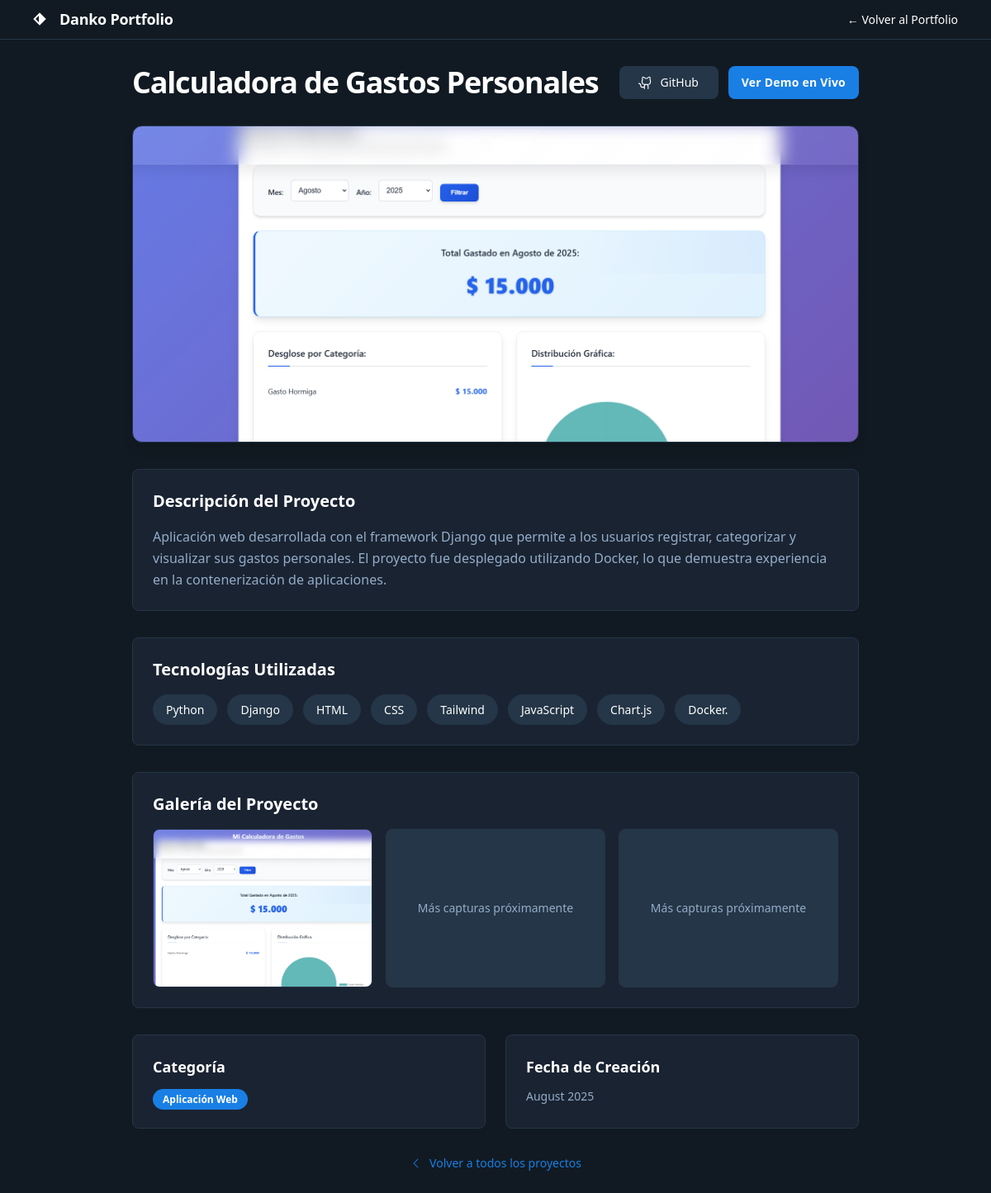
The app's page /proyecto/2/ with its own data.
### projects/models.py (models this page shows, shortened)
class Project(models.Model):
    CATEGORY_CHOICES = [
        ('web_app', 'Aplicación Web'),
        ('api', 'API REST'),
        ('automation', 'Automatización'),
        ('iot', 'IoT'),
        ('other', 'Otro'),
    ]
    name = models.CharField(max_length=200)
    description = models.TextField()
    short_description = models.CharField(max_length=150, help_text="Descripción corta para preview", blank=True)
    image = models.ImageField(upload_to='project_images/', blank=True, null=True)
    github_link = models.URLField(max_length=200, blank=True, null=True)
    demo_link = models.URLField(max_length=200, blank=True, null=True)
    technologies = models.CharField(max_length=200, help_text="Comma-separated list of technologies (e.g., Python, Django, PostgreSQL)")
    category = models.CharField(max_length=20, choices=CATEGORY_CHOICES, default='web_app')
    featured = models.BooleanField(default=False, help_text="Marcar como proyecto destacado")
    achievements = models.TextField(blank=True, help_text="Logros específicos del proyecto (separados por líneas)")
    created_date = models.DateField(default=timezone.now)
    order = models.IntegerField(default=0, help_text="Orden de visualización (menor número = primero)")
    class Meta:
        ordering = ['-featured', 'order', '-created_date']
    @property
    def technologies_list(self):
        if self.technologies:
            return [tech.strip() for tech in self.technologies.split(',')]
        return []

### projects/views.py (the view)
# urls.py: path('proyecto/<int:project_id>/', views.project_detail, name='project_detail'),
def project_detail(request, project_id):
    project = get_object_or_404(Project, id=project_id)
    return render(request, 'project_detail.html', {'project': project})

### templates/project_detail.html (shortened to what this page needs)
{% extends 'base.html' %}
{% load static %}
{% block content %}
<div class="relative flex size-full min-h-screen flex-col bg-[#111a22] dark group/design-root overflow-x-hidden" style='font-family: Manrope, "Noto Sans", sans-serif;'>
  <div class="layout-container flex h-full grow flex-col">
    <header class="flex items-center justify-between whitespace-nowrap border-b border-solid border-b-[#243647] px-10 py-3">
      <div class="flex items-center gap-4 text-white">
        <div class="size-4">
        </div>
        <h2 class="text-white text-lg font-bold leading-tight tracking-[-0.015em]">Danko Portfolio</h2>
      </div>
      <div class="flex flex-1 justify-end gap-8">
        <div class="flex items-center gap-9">
          <a class="text-white text-sm font-medium leading-normal hover:text-[#197fe5]" href="{% url 'home' %}">← Volver al Portfolio</a>
        </div>
      </div>
    </header>
    <div class="px-10 lg:px-40 flex flex-1 justify-center py-8">
      <div class="layout-content-container flex flex-col max-w-[1200px] flex-1">
        <div class="flex flex-col lg:flex-row lg:items-center justify-between gap-4 mb-8">
          <div class="flex items-center gap-3">
            <h1 class="text-white text-3xl lg:text-4xl font-black leading-tight tracking-[-0.033em]">
              {{ project.name }}
            </h1>
          </div>
          <div class="flex gap-3">
            {% if project.github_link %}
            <a href="{{ project.github_link }}" target="_blank" class="flex min-w-[120px] cursor-pointer items-center justify-center overflow-hidden rounded-lg h-10 px-4 bg-[#243647] hover:bg-[#2d3748] text-white gap-2 text-sm font-medium leading-normal transition-all duration-200">
              <span>GitHub</span>
            </a>
            {% endif %}
            {% if project.demo_link %}
            <a href="{{ project.demo_link }}" target="_blank" class="flex min-w-[120px] cursor-pointer items-center justify-center overflow-hidden rounded-lg h-10 px-4 bg-[#197fe5] hover:bg-[#1565c0] text-white text-sm font-bold leading-normal tracking-[0.015em] transition-all duration-200">
              <span>Ver Demo en Vivo</span>
            </a>
            {% endif %}
          </div>
        </div>
        {% if project.image %}
        <div class="mb-8">
          <div class="w-full h-64 lg:h-96 bg-center bg-no-repeat bg-cover rounded-xl border border-[#243647] shadow-lg" style='background-image: url("{{ project.image.url }}");'></div>
        </div>
        {% endif %}
        <div class="bg-[#1a2332] rounded-lg p-6 mb-8 border border-[#243647]">
          <h2 class="text-white text-xl font-bold mb-4">Descripción del Proyecto</h2>
          <p class="text-[#93adc8] text-base leading-relaxed">{{ project.description }}</p>
        </div>
        {% if project.technologies %}
        <div class="bg-[#1a2332] rounded-lg p-6 mb-8 border border-[#243647]">
          <h2 class="text-white text-xl font-bold mb-4">Tecnologías Utilizadas</h2>
          <div class="flex gap-3 flex-wrap">
            {% for tech in project.technologies_list %}
            <span class="text-white text-sm font-medium leading-normal bg-[#243647] hover:bg-[#197fe5] transition-colors duration-200 rounded-full px-4 py-2">{{ tech }}</span>
            {% endfor %}
          </div>
        </div>
        {% endif %}
        <div class="bg-[#1a2332] rounded-lg p-6 mb-8 border border-[#243647]">
          <h2 class="text-white text-xl font-bold mb-4">Galería del Proyecto</h2>
          <div class="grid grid-cols-1 md:grid-cols-2 lg:grid-cols-3 gap-4">
            {% if project.image %}
            <div class="bg-center bg-no-repeat bg-cover rounded-lg h-48 border border-[#243647] hover:border-[#197fe5] transition-all duration-300" style='background-image: url("{{ project.image.url }}");'></div>
            <div class="bg-[#243647] rounded-lg h-48 border border-[#243647] hover:border-[#197fe5] transition-all duration-300 flex items-center justify-center">
              <p class="text-[#93adc8] text-sm">Más capturas próximamente</p>
            </div>
            <div class="bg-[#243647] rounded-lg h-48 border border-[#243647] hover:border-[#197fe5] transition-all duration-300 flex items-center justify-center">
              <p class="text-[#93adc8] text-sm">Más capturas próximamente</p>
            </div>
            {% else %}
            <div class="bg-[#243647] rounded-lg h-48 border border-[#243647] flex items-center justify-center col-span-full">
              <p class="text-[#93adc8] text-sm">Imágenes próximamente</p>
            </div>
            {% endif %}
          </div>
        </div>
        <div class="grid grid-cols-1 lg:grid-cols-2 gap-6 mb-8">
          <div class="bg-[#1a2332] rounded-lg p-6 border border-[#243647]">
            <h3 class="text-white text-lg font-bold mb-3">Categoría</h3>
            <span class="bg-[#197fe5] text-white text-xs font-semibold px-3 py-1 rounded-full">
              {{ project.get_category_display }}
            </span>
          </div>
          <div class="bg-[#1a2332] rounded-lg p-6 border border-[#243647]">
            <h3 class="text-white text-lg font-bold mb-3">Fecha de Creación</h3>
            <p class="text-[#93adc8] text-sm">{{ project.created_date|date:"F Y" }}</p>
          </div>
        </div>
        <div class="text-center">
          <a href="{% url 'home' %}#proyectos" class="inline-flex items-center gap-2 text-[#197fe5] hover:text-white text-sm font-medium transition-colors duration-200">
            <svg xmlns="http://www.w3.org/2000/svg" width="16" height="16" fill="currentColor" viewBox="0 0 256 256">
              <path d="M165.66,202.34a8,8,0,0,1-11.32,11.32l-80-80a8,8,0,0,1,0-11.32l80-80a8,8,0,0,1,11.32,11.32L91.31,128Z"></path>
            </svg>
            Volver a todos los proyectos
          </a>
        </div>
      </div>
    </div>
  </div>
</div>
{% endblock %}

### records on screen
Project: name "Calculadora de Gastos Personales", image (picture), description "Aplicación web desarrollada con el framework Django que permite a los usuarios registrar, categorizar y visualizar sus gastos personales. El proyecto fue desplegado utilizando Docker, lo que demuestra experiencia en la contenerización de aplicaciones.", category "Aplicación Web", created_date "August 2025"

### other values on screen
{{ tech }} "Python" "Django" "HTML" "CSS" "Tailwind" "JavaScript" "Chart.js" "Docker."
